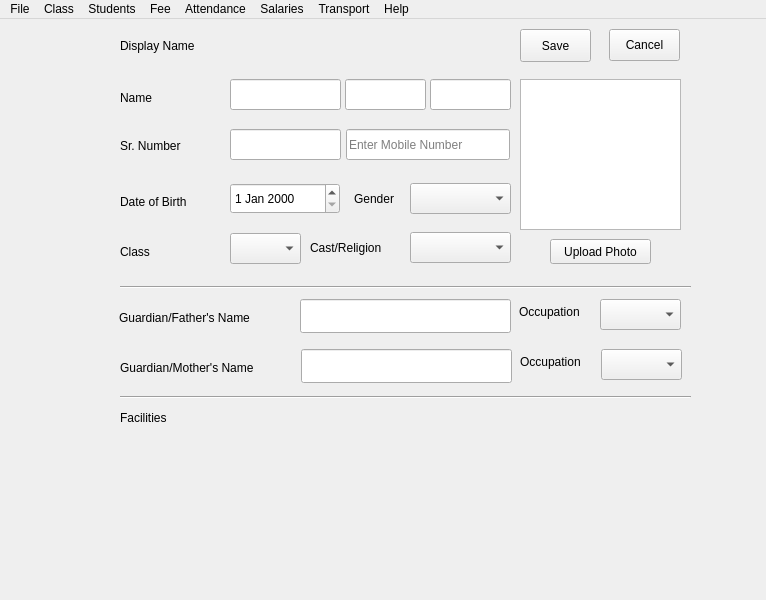
<?xml version="1.0" encoding="UTF-8"?>
<ui version="4.0">
 <class>ags_main_window</class>
 <widget class="QMainWindow" name="ags_main_window">
  <property name="geometry">
   <rect>
    <x>0</x>
    <y>0</y>
    <width>766</width>
    <height>600</height>
   </rect>
  </property>
  <property name="windowTitle">
   <string>ags_login_scrn</string>
  </property>
  <widget class="QWidget" name="centralWidget">
   <widget class="QStackedWidget" name="agsStackedWidgt">
    <property name="geometry">
     <rect>
      <x>10</x>
      <y>0</y>
      <width>741</width>
      <height>561</height>
     </rect>
    </property>
    <property name="currentIndex">
     <number>0</number>
    </property>
    <widget class="QWidget" name="ags_add_new_std">
     <widget class="QLabel" name="label">
      <property name="geometry">
       <rect>
        <x>110</x>
        <y>70</y>
        <width>41</width>
        <height>17</height>
       </rect>
      </property>
      <property name="text">
       <string>Name</string>
      </property>
     </widget>
     <widget class="QLineEdit" name="lineEdit">
      <property name="geometry">
       <rect>
        <x>220</x>
        <y>60</y>
        <width>111</width>
        <height>31</height>
       </rect>
      </property>
     </widget>
     <widget class="QLineEdit" name="lineEdit_2">
      <property name="geometry">
       <rect>
        <x>335</x>
        <y>60</y>
        <width>81</width>
        <height>31</height>
       </rect>
      </property>
     </widget>
     <widget class="QLabel" name="label_3">
      <property name="geometry">
       <rect>
        <x>110</x>
        <y>116</y>
        <width>81</width>
        <height>21</height>
       </rect>
      </property>
      <property name="text">
       <string>Sr. Number</string>
      </property>
     </widget>
     <widget class="QLabel" name="label_4">
      <property name="geometry">
       <rect>
        <x>110</x>
        <y>224</y>
        <width>41</width>
        <height>17</height>
       </rect>
      </property>
      <property name="text">
       <string>Class</string>
      </property>
     </widget>
     <widget class="QLabel" name="label_5">
      <property name="geometry">
       <rect>
        <x>110</x>
        <y>174</y>
        <width>91</width>
        <height>17</height>
       </rect>
      </property>
      <property name="text">
       <string>Date of Birth</string>
      </property>
     </widget>
     <widget class="QDateEdit" name="dateEdit">
      <property name="geometry">
       <rect>
        <x>220</x>
        <y>164</y>
        <width>110</width>
        <height>31</height>
       </rect>
      </property>
     </widget>
     <widget class="QComboBox" name="comboBox">
      <property name="geometry">
       <rect>
        <x>400</x>
        <y>164</y>
        <width>101</width>
        <height>31</height>
       </rect>
      </property>
     </widget>
     <widget class="QComboBox" name="comboBox_2">
      <property name="geometry">
       <rect>
        <x>220</x>
        <y>214</y>
        <width>71</width>
        <height>31</height>
       </rect>
      </property>
     </widget>
     <widget class="QLabel" name="label_6">
      <property name="geometry">
       <rect>
        <x>344</x>
        <y>171</y>
        <width>51</width>
        <height>17</height>
       </rect>
      </property>
      <property name="text">
       <string>Gender</string>
      </property>
     </widget>
     <widget class="QPushButton" name="pushButton">
      <property name="geometry">
       <rect>
        <x>510</x>
        <y>10</y>
        <width>71</width>
        <height>33</height>
       </rect>
      </property>
      <property name="text">
       <string>Save</string>
      </property>
     </widget>
     <widget class="QPushButton" name="pushButton_2">
      <property name="geometry">
       <rect>
        <x>599</x>
        <y>10</y>
        <width>71</width>
        <height>32</height>
       </rect>
      </property>
      <property name="text">
       <string>Cancel</string>
      </property>
     </widget>
     <widget class="QGraphicsView" name="graphicsView">
      <property name="geometry">
       <rect>
        <x>510</x>
        <y>60</y>
        <width>161</width>
        <height>151</height>
       </rect>
      </property>
     </widget>
     <widget class="QPushButton" name="pushButton_3">
      <property name="geometry">
       <rect>
        <x>540</x>
        <y>220</y>
        <width>101</width>
        <height>25</height>
       </rect>
      </property>
      <property name="text">
       <string>Upload Photo</string>
      </property>
     </widget>
     <widget class="Line" name="line">
      <property name="geometry">
       <rect>
        <x>110</x>
        <y>260</y>
        <width>571</width>
        <height>16</height>
       </rect>
      </property>
      <property name="orientation">
       <enum>Qt::Horizontal</enum>
      </property>
     </widget>
     <widget class="QLabel" name="label_7">
      <property name="geometry">
       <rect>
        <x>300</x>
        <y>220</y>
        <width>101</width>
        <height>17</height>
       </rect>
      </property>
      <property name="text">
       <string>Cast/Religion</string>
      </property>
     </widget>
     <widget class="QComboBox" name="comboBox_3">
      <property name="geometry">
       <rect>
        <x>400</x>
        <y>213</y>
        <width>101</width>
        <height>31</height>
       </rect>
      </property>
     </widget>
     <widget class="QLineEdit" name="lineEdit_5">
      <property name="geometry">
       <rect>
        <x>420</x>
        <y>60</y>
        <width>81</width>
        <height>31</height>
       </rect>
      </property>
     </widget>
     <widget class="QLabel" name="label_8">
      <property name="geometry">
       <rect>
        <x>109</x>
        <y>290</y>
        <width>171</width>
        <height>17</height>
       </rect>
      </property>
      <property name="text">
       <string>Guardian/Father's Name</string>
      </property>
     </widget>
     <widget class="QLineEdit" name="lineEdit_6">
      <property name="geometry">
       <rect>
        <x>290</x>
        <y>280</y>
        <width>211</width>
        <height>34</height>
       </rect>
      </property>
     </widget>
     <widget class="QLabel" name="label_9">
      <property name="geometry">
       <rect>
        <x>509</x>
        <y>283</y>
        <width>81</width>
        <height>20</height>
       </rect>
      </property>
      <property name="text">
       <string>Occupation</string>
      </property>
     </widget>
     <widget class="QComboBox" name="comboBox_5">
      <property name="geometry">
       <rect>
        <x>590</x>
        <y>280</y>
        <width>81</width>
        <height>31</height>
       </rect>
      </property>
     </widget>
     <widget class="QLineEdit" name="lineEdit_7">
      <property name="geometry">
       <rect>
        <x>291</x>
        <y>330</y>
        <width>211</width>
        <height>34</height>
       </rect>
      </property>
     </widget>
     <widget class="QLabel" name="label_10">
      <property name="geometry">
       <rect>
        <x>510</x>
        <y>333</y>
        <width>81</width>
        <height>20</height>
       </rect>
      </property>
      <property name="text">
       <string>Occupation</string>
      </property>
     </widget>
     <widget class="QComboBox" name="comboBox_6">
      <property name="geometry">
       <rect>
        <x>591</x>
        <y>330</y>
        <width>81</width>
        <height>31</height>
       </rect>
      </property>
     </widget>
     <widget class="QLabel" name="label_11">
      <property name="geometry">
       <rect>
        <x>110</x>
        <y>340</y>
        <width>171</width>
        <height>17</height>
       </rect>
      </property>
      <property name="text">
       <string>Guardian/Mother's Name</string>
      </property>
     </widget>
     <widget class="Line" name="line_2">
      <property name="geometry">
       <rect>
        <x>110</x>
        <y>370</y>
        <width>571</width>
        <height>16</height>
       </rect>
      </property>
      <property name="orientation">
       <enum>Qt::Horizontal</enum>
      </property>
     </widget>
     <widget class="QLineEdit" name="lineEdit_8">
      <property name="geometry">
       <rect>
        <x>336</x>
        <y>110</y>
        <width>164</width>
        <height>31</height>
       </rect>
      </property>
      <property name="placeholderText">
       <string>Enter Mobile Number</string>
      </property>
     </widget>
     <widget class="QLineEdit" name="lineEdit_3">
      <property name="geometry">
       <rect>
        <x>220</x>
        <y>110</y>
        <width>111</width>
        <height>31</height>
       </rect>
      </property>
     </widget>
     <widget class="QLabel" name="label_12">
      <property name="geometry">
       <rect>
        <x>110</x>
        <y>16</y>
        <width>391</width>
        <height>21</height>
       </rect>
      </property>
      <property name="text">
       <string>Display Name</string>
      </property>
     </widget>
     <widget class="QLabel" name="label_14">
      <property name="geometry">
       <rect>
        <x>110</x>
        <y>390</y>
        <width>67</width>
        <height>17</height>
       </rect>
      </property>
      <property name="text">
       <string>Facilities</string>
      </property>
     </widget>
    </widget>
    <widget class="QWidget" name="ags_std_detail">
     <widget class="QLabel" name="label_2">
      <property name="geometry">
       <rect>
        <x>200</x>
        <y>120</y>
        <width>271</width>
        <height>71</height>
       </rect>
      </property>
      <property name="text">
       <string>View Student Details</string>
      </property>
     </widget>
    </widget>
   </widget>
  </widget>
  <widget class="QMenuBar" name="menuBar">
   <property name="geometry">
    <rect>
     <x>0</x>
     <y>0</y>
     <width>766</width>
     <height>22</height>
    </rect>
   </property>
   <property name="nativeMenuBar">
    <bool>true</bool>
   </property>
   <widget class="QMenu" name="menuabs">
    <property name="title">
     <string>File</string>
    </property>
    <addaction name="actionNew"/>
    <addaction name="separator"/>
    <addaction name="actionOpen"/>
    <addaction name="separator"/>
    <addaction name="actionSave"/>
    <addaction name="separator"/>
    <addaction name="actionSave_As"/>
    <addaction name="actionExit"/>
   </widget>
   <widget class="QMenu" name="menuStudents">
    <property name="title">
     <string>Students</string>
    </property>
    <addaction name="actionAdd_New"/>
    <addaction name="separator"/>
    <addaction name="actionOpen_2"/>
    <addaction name="separator"/>
    <addaction name="actionRemove"/>
    <addaction name="separator"/>
    <addaction name="actionTC"/>
    <addaction name="separator"/>
    <addaction name="actionReport_10"/>
   </widget>
   <widget class="QMenu" name="menuClass">
    <property name="title">
     <string>Class</string>
    </property>
    <addaction name="actionAdd_New_2"/>
    <addaction name="separator"/>
    <addaction name="actionOpen_3"/>
    <addaction name="separator"/>
    <addaction name="actionReport_8"/>
   </widget>
   <widget class="QMenu" name="menuFee">
    <property name="title">
     <string>Fee</string>
    </property>
    <widget class="QMenu" name="menuSetup">
     <property name="title">
      <string>Setup</string>
     </property>
     <addaction name="actionFee_Policy"/>
     <addaction name="separator"/>
     <addaction name="actionFine_Policy"/>
    </widget>
    <addaction name="actionView"/>
    <addaction name="separator"/>
    <addaction name="actionCollect_2"/>
    <addaction name="separator"/>
    <addaction name="actionBalance_Sheet_3"/>
    <addaction name="separator"/>
    <addaction name="menuSetup"/>
    <addaction name="separator"/>
    <addaction name="actionReport_12"/>
   </widget>
   <widget class="QMenu" name="menuAttendance">
    <property name="title">
     <string>Attendance</string>
    </property>
    <addaction name="actionStudent"/>
    <addaction name="separator"/>
    <addaction name="actionStaff"/>
    <addaction name="separator"/>
    <addaction name="actionReport_5"/>
   </widget>
   <widget class="QMenu" name="menuSalaries">
    <property name="title">
     <string>Salaries</string>
    </property>
    <addaction name="actionView_2"/>
    <addaction name="separator"/>
    <addaction name="actionCreate_2"/>
    <addaction name="separator"/>
    <addaction name="actionReport_6"/>
    <addaction name="separator"/>
    <addaction name="actionReport_13"/>
   </widget>
   <widget class="QMenu" name="menuHelp">
    <property name="title">
     <string>Help</string>
    </property>
    <addaction name="actionAbout"/>
    <addaction name="separator"/>
    <addaction name="actionUpdates"/>
   </widget>
   <widget class="QMenu" name="menuTransport">
    <property name="title">
     <string>Transport</string>
    </property>
    <addaction name="actionAdd"/>
    <addaction name="separator"/>
    <addaction name="actionOpen_4"/>
    <addaction name="actionReport_7"/>
   </widget>
   <addaction name="menuabs"/>
   <addaction name="menuClass"/>
   <addaction name="menuStudents"/>
   <addaction name="menuFee"/>
   <addaction name="menuAttendance"/>
   <addaction name="menuSalaries"/>
   <addaction name="menuTransport"/>
   <addaction name="menuHelp"/>
  </widget>
  <action name="actionNew">
   <property name="text">
    <string>New</string>
   </property>
  </action>
  <action name="actionOpen">
   <property name="text">
    <string>Open</string>
   </property>
  </action>
  <action name="actionSave">
   <property name="text">
    <string>Save</string>
   </property>
  </action>
  <action name="actionSave_As">
   <property name="text">
    <string>Save As</string>
   </property>
  </action>
  <action name="actionExit">
   <property name="text">
    <string>Exit</string>
   </property>
  </action>
  <action name="actionAdd_New">
   <property name="text">
    <string>Add New</string>
   </property>
   <property name="toolTip">
    <string>Add New Student</string>
   </property>
  </action>
  <action name="actionOpen_2">
   <property name="text">
    <string>View Existing</string>
   </property>
  </action>
  <action name="actionRemove">
   <property name="text">
    <string>Remove</string>
   </property>
  </action>
  <action name="actionAdd_New_2">
   <property name="text">
    <string>New</string>
   </property>
  </action>
  <action name="actionOpen_3">
   <property name="text">
    <string>Open</string>
   </property>
  </action>
  <action name="actionView">
   <property name="text">
    <string>View</string>
   </property>
  </action>
  <action name="actionCollect">
   <property name="text">
    <string>Collect</string>
   </property>
  </action>
  <action name="actionReport">
   <property name="text">
    <string>Report</string>
   </property>
  </action>
  <action name="actionBalance_Sheet">
   <property name="text">
    <string>Balance Sheet</string>
   </property>
  </action>
  <action name="actionCollect_2">
   <property name="text">
    <string>Collect</string>
   </property>
  </action>
  <action name="actionReport_2">
   <property name="text">
    <string>Report</string>
   </property>
  </action>
  <action name="actionBalance_Sheet_2">
   <property name="text">
    <string>Balance Sheet</string>
   </property>
  </action>
  <action name="actionReport_3">
   <property name="text">
    <string>Report</string>
   </property>
  </action>
  <action name="actionBalance_Sheet_3">
   <property name="text">
    <string>Balance Sheet</string>
   </property>
  </action>
  <action name="actionTC">
   <property name="text">
    <string>TC</string>
   </property>
  </action>
  <action name="actionStudent">
   <property name="text">
    <string>Student</string>
   </property>
  </action>
  <action name="actionTeaching_Staff">
   <property name="text">
    <string>Teaching Staff</string>
   </property>
  </action>
  <action name="actionStaff">
   <property name="text">
    <string>Staff</string>
   </property>
  </action>
  <action name="actionReport_4">
   <property name="text">
    <string>Report</string>
   </property>
  </action>
  <action name="actionReport_5">
   <property name="text">
    <string>Report</string>
   </property>
  </action>
  <action name="actionView_2">
   <property name="text">
    <string>View</string>
   </property>
  </action>
  <action name="actionCreate">
   <property name="text">
    <string>Create</string>
   </property>
  </action>
  <action name="actionCreate_2">
   <property name="text">
    <string>Create</string>
   </property>
  </action>
  <action name="actionReport_6">
   <property name="text">
    <string>Setup</string>
   </property>
  </action>
  <action name="actionAbout">
   <property name="text">
    <string>About </string>
   </property>
  </action>
  <action name="actionUpdates">
   <property name="text">
    <string>Updates</string>
   </property>
  </action>
  <action name="actionAdd">
   <property name="text">
    <string>Add</string>
   </property>
  </action>
  <action name="actionOpen_4">
   <property name="text">
    <string>Open</string>
   </property>
  </action>
  <action name="actionReport_7">
   <property name="text">
    <string>Report</string>
   </property>
  </action>
  <action name="actionReport_8">
   <property name="text">
    <string>Report</string>
   </property>
  </action>
  <action name="actionReport_9">
   <property name="text">
    <string>Report</string>
   </property>
  </action>
  <action name="actionReport_10">
   <property name="text">
    <string>Report</string>
   </property>
  </action>
  <action name="actionFee_Policy">
   <property name="text">
    <string>Fee Policy</string>
   </property>
  </action>
  <action name="actionFine_Policy">
   <property name="text">
    <string>Fine Policy</string>
   </property>
  </action>
  <action name="actionReport_12">
   <property name="text">
    <string>Report</string>
   </property>
  </action>
  <action name="actionReport_13">
   <property name="text">
    <string>Report</string>
   </property>
  </action>
 </widget>
 <layoutdefault spacing="6" margin="11"/>
 <resources/>
 <connections/>
</ui>
